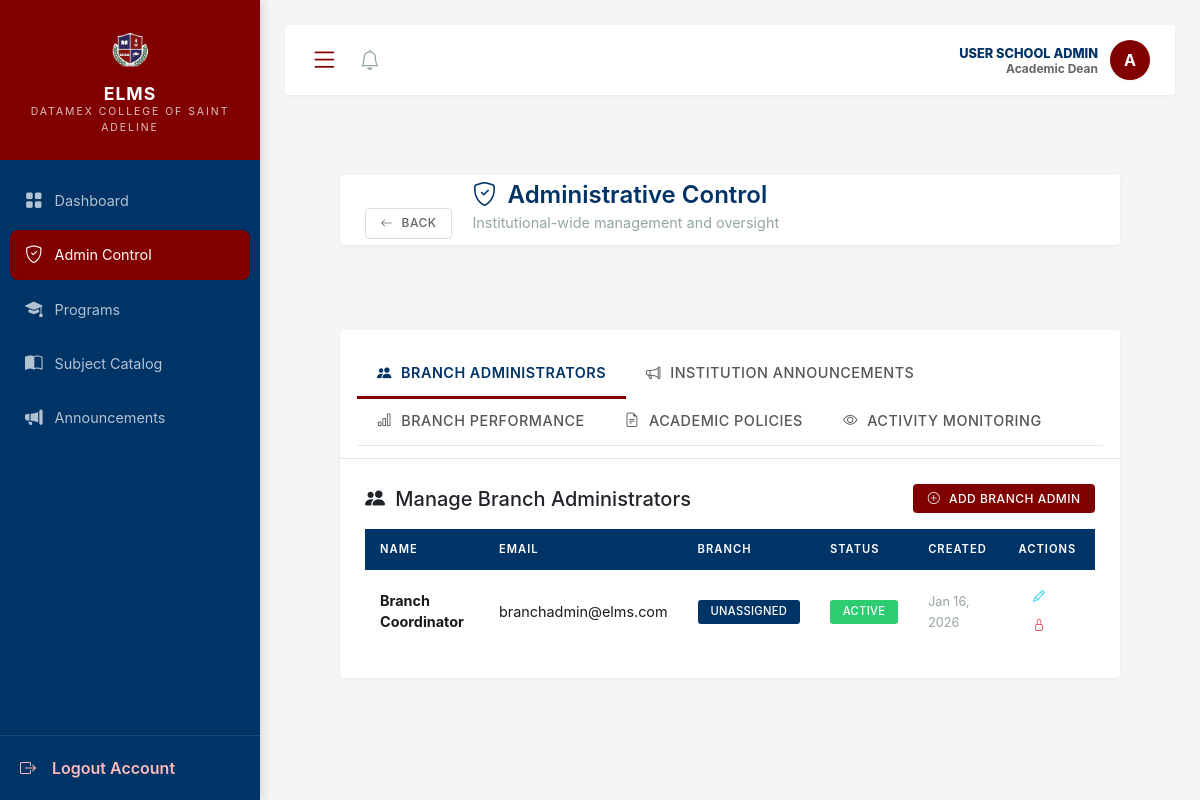
Page /modules/school_admin/administrative_control.php (signed in) on the committed database.
### tables this page shows
CREATE TABLE `users` (
  `id` int(10) UNSIGNED NOT NULL,
  `email` varchar(100) NOT NULL,
  `password` varchar(255) NOT NULL,
  `status` enum('active','inactive') DEFAULT 'active',
  `last_login` datetime DEFAULT NULL,
  `created_at` timestamp NOT NULL DEFAULT current_timestamp()
);

### modules/school_admin/administrative_control.php (the view, shortened to what this page needs)
<?php
require_once '../../config/init.php';
$branch_admins_query = "
    SELECT
        u.id,
        u.email,
        u.status,
        CONCAT(up.first_name, ' ', up.last_name) as full_name,
        b.name as branch_name,
        u.created_at
    FROM users u
    LEFT JOIN user_profiles up ON u.id = up.user_id
    LEFT JOIN branches b ON up.branch_id = b.id
    INNER JOIN user_roles ur ON u.id = ur.user_id
    WHERE ur.role_id = " . ROLE_BRANCH_ADMIN . "
    ORDER BY u.created_at DESC
";
$branch_admins_result = $conn->query($branch_admins_query);
$branch_admins = [];
while ($admin = $branch_admins_result->fetch_assoc()) {
    $branch_admins[] = $admin;
}
include '../../includes/header.php';
?>
<div class="wrapper">
    <?php include '../../includes/sidebar.php'; ?>
    <div id="content">
        <div class="navbar-custom d-flex justify-content-between align-items-center">
            <div>
                <a href="index.php" class="btn btn-sm btn-outline-secondary me-3">
                    <i class="bi bi-arrow-left"></i> Back
                </a>
                <span style="display: inline-block;">
                    <h4 class="mb-0 d-inline-block" style="color: #003366;">
                        <i class="bi bi-shield-check"></i> Administrative Control
                    </h4>
                    <br><small class="text-muted">Institutional-wide management and oversight</small>
                </span>
            </div>
        </div>
        <div class="card shadow-sm mt-4">
            <div class="card-header">
                <ul class="nav nav-tabs card-header-tabs" role="tablist">
                    <li class="nav-item">
                        <button class="nav-link active" id="branch-admins-tab" data-bs-toggle="tab" data-bs-target="#branch-admins" type="button">
                            <i class="bi bi-people-fill"></i> Branch Administrators
                        </button>
                    </li>
                    <li class="nav-item">
                        <button class="nav-link" id="announcements-tab" data-bs-toggle="tab" data-bs-target="#announcements" type="button">
                            <i class="bi bi-megaphone"></i> Institution Announcements
                        </button>
                    </li>
                    <li class="nav-item">
                        <button class="nav-link" id="performance-tab" data-bs-toggle="tab" data-bs-target="#performance" type="button">
                            <i class="bi bi-bar-chart"></i> Branch Performance
                        </button>
                    </li>
                    <li class="nav-item">
                        <button class="nav-link" id="policies-tab" data-bs-toggle="tab" data-bs-target="#policies" type="button">
                            <i class="bi bi-file-earmark-text"></i> Academic Policies
                        </button>
                    </li>
                    <li class="nav-item">
                        <button class="nav-link" id="monitoring-tab" data-bs-toggle="tab" data-bs-target="#monitoring" type="button">
                            <i class="bi bi-eye"></i> Activity Monitoring
                        </button>
                    </li>
                </ul>
            </div>
            <div class="card-body">
                <div class="tab-content" id="controlTabContent">
                    <div class="tab-pane fade show active" id="branch-admins" role="tabpanel">
                        <div class="d-flex justify-content-between align-items-center mb-3">
                            <h5 class="mb-0"><i class="bi bi-people-fill"></i> Manage Branch Administrators</h5>
                            <button class="btn btn-sm btn-primary" data-bs-toggle="modal" data-bs-target="#addAdminModal">
                                <i class="bi bi-plus-circle"></i> Add Branch Admin
                            </button>
                        </div>
                        <div class="table-responsive">
                            <table class="table table-hover">
                                <thead style="background-color: #f8f9fa;">
                                    <tr>
                                        <th>Name</th>
                                        <th>Email</th>
                                        <th>Branch</th>
                                        <th>Status</th>
                                        <th>Created</th>
                                        <th>Actions</th>
                                    </tr>
                                </thead>
                                <tbody>
                                    <?php if (empty($branch_admins)): ?>
                                    <tr>
                                        <td colspan="7" class="text-center text-muted py-4">
                                            No branch administrators found
                                        </td>
                                    </tr>
                                    <?php else: ?>
                                        <?php foreach ($branch_admins as $admin): ?>
                                        <tr>
                                            <td>
                                                <strong><?php echo htmlspecialchars($admin['full_name']); ?></strong>
                                            </td>
                                            <td><?php echo htmlspecialchars($admin['email']); ?></td>
                                            <td>
                                                <span class="badge bg-info">
                                                    <?php echo htmlspecialchars($admin['branch_name'] ?? 'Unassigned'); ?>
                                                </span>
                                            </td>
                                            <td>
                                                <span class="badge bg-<?php echo $admin['status'] === 'active' ? 'success' : 'secondary'; ?>">
                                                    <?php echo ucfirst($admin['status']); ?>
                                                </span>
                                            </td>
                                            <td>
                                                <small class="text-muted">
                                                    <?php echo date('M d, Y', strtotime($admin['created_at'])); ?>
                                                </small>
                                            </td>
                                            <td>
                                                <button class="btn btn-sm btn-outline-info" onclick="editBranchAdmin(<?php echo $admin['id']; ?>)" title="Edit">
                                                    <i class="bi bi-pencil"></i>
                                                </button>
                                                <button class="btn btn-sm btn-outline-danger" onclick="deactivateAdmin(<?php echo $admin['id']; ?>)" title="Deactivate">
                                                    <i class="bi bi-lock"></i>
                                                </button>
                                            </td>
                                        </tr>
                                        <?php endforeach; ?>
                                    <?php endif; ?>
                                </tbody>
                            </table>
                        </div>
                    </div>
                </div>
            </div>
        </div>
    </div>
</div>
<?php include '../../includes/footer.php'; ?>

### includes/header.php (style rules this page uses)
:root { --maroon: #800000; --blue: #003366; --sidebar-width: 260px; }
html, body { height: 100%; margin: 0; overflow: hidden; font-family: 'Public Sans', sans-serif; background-color: #f4f7f6; }
.wrapper { display: flex; width: 100%; height: 100vh; align-items: stretch; }
#content { flex: 1; display: flex; flex-direction: column; overflow: hidden; width: 100%; }
.navbar-custom { background: #fff; height: 70px; padding: 0 25px; display: flex; align-items: center; justify-content: space-between; box-shadow: 0 2px 10px rgba(0,0,0,0.05); z-index: 1000; }
body { background-color: #f5f5f5; font-family: -apple-system, BlinkMacSystemFont, "Segoe UI", Roboto, "Helvetica Neue", Arial, sans-serif; color: #1a1a1a; }
.card { border: none; border-radius: 4px; background: #fff; box-shadow: 0 1px 3px rgba(0,0,0,0.06); margin-bottom: 20px; }
.card-header { border: none !important; background-color: #fff !important; padding: 20px 25px !important; font-weight: 600 !important; border-bottom: 1px solid #e8e8e8 !important; color: var(--blue); }
.card-body { padding: 25px !important; }
.table { margin-bottom: 0; border-collapse: separate; border-spacing: 0; }
.table thead th { background-color: var(--blue); color: white; border: none; font-weight: 600; text-transform: uppercase; font-size: 0.7rem; letter-spacing: 1px; padding: 12px 15px; vertical-align: middle; }
.table tbody td { padding: 12px 15px; vertical-align: middle; border-bottom: 1px solid #f0f0f0; color: #1a1a1a; font-size: 0.9rem; }
.table tbody tr { transition: background-color 0.15s ease; }
.table tbody tr:last-child td { border-bottom: none; }
.btn { font-weight: 500; border-radius: 4px; padding: 0.5rem 1.25rem; border: none; transition: all 0.2s ease; text-transform: uppercase; font-size: 0.8rem; letter-spacing: 0.5px; }
.btn-sm { padding: 0.35rem 0.9rem; font-size: 0.75rem; }
.btn-primary, .btn[style*="background-color: #800000"], .btn[style*="background-color:#800000"] { background-color: var(--maroon) !important; border-color: var(--maroon) !important; color: white !important; }
.btn-outline-secondary { border: 1px solid #ddd; color: #666; background: white; font-weight: 500; }
.badge { padding: 0.4rem 0.8rem; font-weight: 500; border-radius: 3px; font-size: 0.7rem; text-transform: uppercase; letter-spacing: 0.3px; }
.badge.bg-success { background-color: #2ecc71 !important; }
.badge.bg-info { background-color: var(--blue) !important; }
.navbar-custom { background: white; padding: 20px 25px; border-radius: 4px; margin-bottom: 25px; box-shadow: 0 1px 3px rgba(0,0,0,0.06); }
.navbar-custom h4 { margin-bottom: 5px; color: var(--blue); font-weight: 600; font-size: 1.5rem; }
.navbar-custom small { color: #666; font-size: 0.9rem; }
.nav-tabs { border-bottom: 1px solid #e8e8e8; background: white; }
.nav-tabs .nav-link { color: #555; font-weight: 500; border: none; border-bottom: 3px solid transparent; padding: 12px 20px; transition: all 0.2s ease; font-size: 0.9rem; text-transform: uppercase; letter-spacing: 0.5px; }
.nav-tabs .nav-link.active { color: var(--blue); background-color: transparent; border-bottom-color: var(--maroon); font-weight: 600; }
#content { padding: 25px; }
.shadow-sm { box-shadow: 0 1px 3px rgba(0,0,0,0.06) !important; }
.text-muted { color: #95a5a6 !important; }
i.bi { margin-right: 5px; }

### rows in the picture
users: full_name "Branch Coordinator", email "branchadmin@elms.com", branch_name "UNASSIGNED", status "ACTIVE", created_at "Jan 16, 2026"

### other values in the picture
$_SESSION['role'] "SCHOOL ADMIN"
$_SESSION['name'] "Academic Dean"
substr($_SESSION['name'] ?? 'U', 0, 1) "A"
